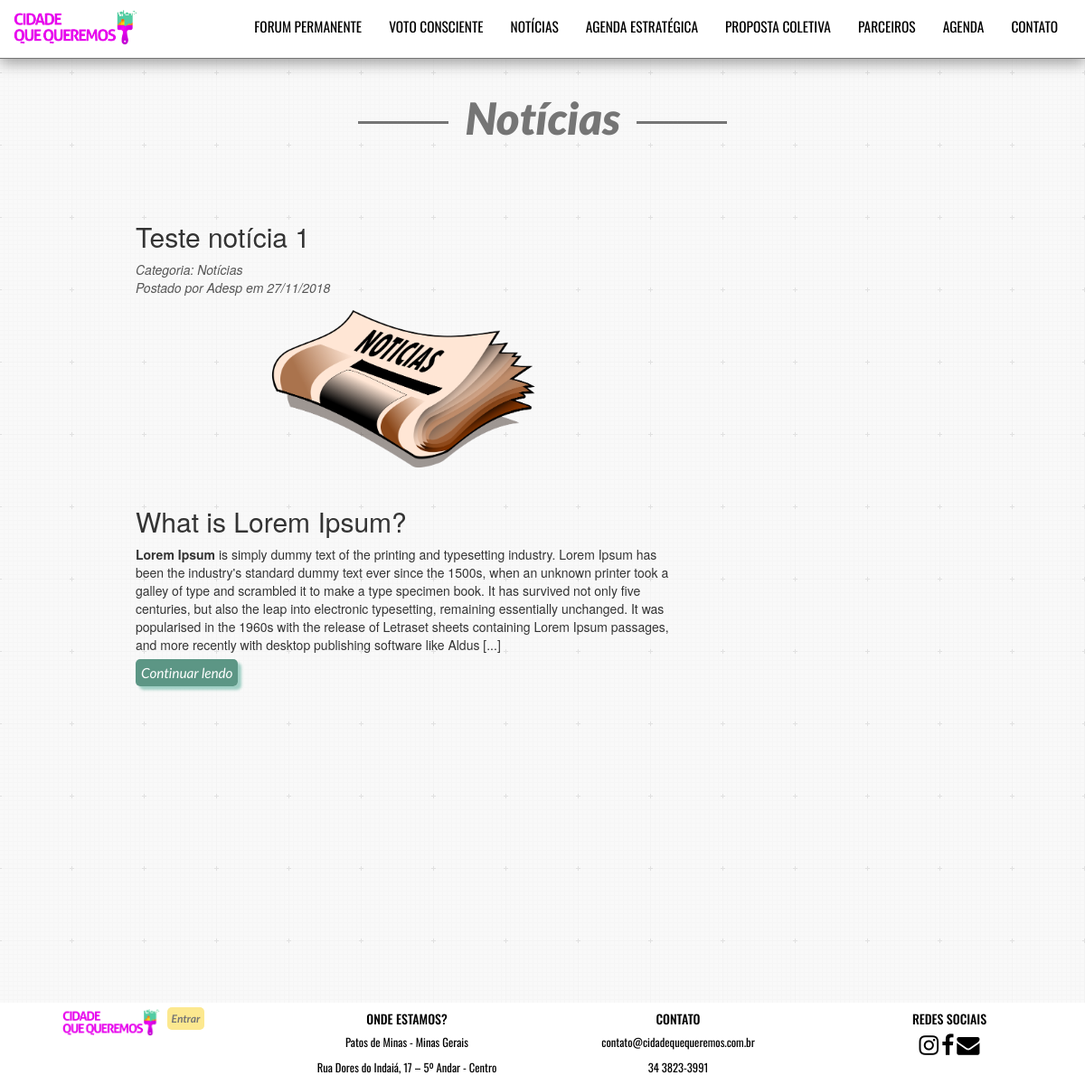
/pages/noticias.php, run on the app's committed database.
### tables this page shows
CREATE TABLE `noticias` (
  `noticia_id` int(11) NOT NULL,
  `categoria_id` int(11) NOT NULL,
  `titulo` varchar(255) NOT NULL,
  `data` date NOT NULL,
  `texto` text,
  `imagem` varchar(255) DEFAULT NULL
);

CREATE TABLE `categorias` (
  `categoria_id` int(11) NOT NULL,
  `descricao` varchar(100) DEFAULT NULL
);

### pages/noticias.php (the view, shortened to what this page needs)
<?php
    $bd = new BD();
    $conexao = $bd->abrirConexao();
    $query = $conexao->prepare("SELECT N.*, C.descricao
                                FROM noticias AS N
                                INNER JOIN categorias C ON C.categoria_id = N.categoria_id
                                ORDER BY noticia_id DESC");
    $res = $query->execute();
    $noticias = $query->fetchAll(PDO::FETCH_OBJ);
    function inverter_Data_Para_DDMMAAAA($data){
        $dataInvertida = substr($data, 8,2) . '/' . substr($data, 5,2) . '/' . substr($data, 0,4);
        return $dataInvertida;
    }
    function limitarTexto($texto, $limite){
        $contador = strlen($texto);
        if ( $contador >= $limite ) {
            $texto = substr($texto, 0, strrpos(substr($texto, 0, $limite), ' ')) . ' [...]';
        return $texto;
        }
        else{
            return $texto;
        }
    }
?>
<!DOCTYPE html>
<html>
    <head>
        <?php include 'include/head.php'; ?>
    </head>
    <body class="page" data-spy="scroll" data-target=".navbar" data-offset="50">
        <?php include 'include/navbar.php'; ?>
        <section id="tituloPage" class="container-fluid">
            <div class="row section-banner">
                <div class="col-md-offset-3 col-md-6 text-center">
                    <div>
                        <span class="line pagesTitulo"></span>
                        <span class="section-title pagesTitulo">Notícias</span>
                        <span class="line pagesTitulo"></span>
                    </div>
                </div>
            </div>
        </section>
        <section id="campoNoticias" class="container-fluid">
             <div class="row max">
                <div class="col-md-8">
                    <?php
                        foreach ($noticias as $noticia) {
                            ?>
                        <div class="resumoNoticia">
                            <h2><?php echo $noticia->titulo; ?></h2>
                            <p><i>Categoria: <?php echo $noticia->descricao; ?><br>Postado por Adesp em <?php echo inverter_Data_Para_DDMMAAAA($noticia->data);?></i></p>
                            <?php if($noticia->imagem != NULL) {  ?>
                            <img class="imgNoticia" src="../admin/uploads/noticias/<?php echo $noticia->imagem; ?>"><br>
                            <?php }  ?>
                            <p class="textoNoticia" maxlenght="10"><?php echo limitarTexto($noticia->texto, $limite = 600); ?></p>
                            <div class="campoButtonNoticias">
                                <a href="noticiaEspecifica.php?id=<?php echo $noticia->noticia_id; ?>" class="continuarLendoButton"><span>Continuar lendo</span></a>
                            </div>
                        </div>
                    <?php  }  ?>
                    <div class="col-md-offset-3 col-md-3 text-center">
                        <iframe name="f20254860ebccac" width="1000px" height="580px" frameborder="0" allowtransparency="true" allowfullscreen="true" scrolling="no" allow="encrypted-media" title="fb:page Facebook Social Plugin" src="https://web.facebook.com/v2.3/plugins/page.php?app_id=249643311490&amp;channel=https%3A%2F%2Fstaticxx.facebook.com%2Fconnect%2Fxd_arbiter%2Fr%2F__Bz3h5RzMx.js%3Fversion%3D42%23cb%3Df7190beaba4134%26domain%3Dcidadequequeremos.com.br%26origin%3Dhttp%253A%252F%252Fcidadequequeremos.com.br%252Ff22daef7b9c0d%26relation%3Dparent.parent&amp;container_width=263&amp;height=580&amp;hide_cover=false&amp;href=https%3A%2F%2Fwww.facebook.com%2FCidade-que-Queremos-1675023962709305&amp;locale=pt_BR&amp;sdk=joey&amp;show_facepile=true&amp;show_posts=true" style="border: none; visibility: visible; width: 500px; height: 580px;" class=""></iframe>
                    </div>
                </div>
            </div>
        </section>
        <?php include 'include/footer.php'; ?>
    </body>
</html>

### css/style.css (style rules this page uses)
iframe { width: 100% !important; height: 315px !important; }
.max { max-width: 1300px; margin: auto; padding-bottom: 15px; }
.section-title { font-family: 'lato', sans-serif; font-size: 3.5em; font-weight: 900; font-style: italic; text-align: center; padding-top: 0px; padding-left: 15px; padding-right: 15px; }
.section-banner { padding-top: 15px; padding-bottom: 40px; }
.line { height: 3px; width: 100px; position: relative; top: -12px; display: inline-block; background-color: #999; }
.line.pagesTitulo { background-color: #757575; }
.section-title.pagesTitulo { color: #757575; }
.page { background-image: url("../img/fundo3.png"); }
#tituloPage { padding-top: 80px; padding-bottom: 20px; }
#campoNoticias { margin-left: 120px; margin-right: 120px; }
.textoNoticia { font-size: 1.1em; text-align: justify; margin-bottom: 10px; }
.imgNoticia { margin: auto; display: block; width: 300px; }
.continuarLendoButton { width: 40%; font-family: 'lato', sans-serif; font-style: italic; text-align: center; border: none; border-radius: 5px; background-color:#5C9685; border: none; padding: 6px; font-size: 1.1em; color: #fff; transition: all 0.5s; box-shadow: 4px 4px 3px #9fcfc4; }
.continuarLendoButton span { cursor: pointer; display: inline-block; position: relative; transition: 0.5s; }
.continuarLendoButton span:after { content: '»'; position: absolute; opacity: 0; top: 0; right: -20px; transition: 0.5s; }
i { color:#555; }

### data on the page
noticias: titulo "Teste notícia 1", categoria.descricao "Notícias", data "27/11/2018", imagem (picture), texto "What is Lorem Ipsum? Lorem Ipsum is simply dummy text of the printing and typesetting industry. Lorem Ipsum has been the industry's standard dummy text ever since the 1500s, when an unknown printer took a galley of type and scrambled it to make a type specimen book. It has survived not only five centuries, but also the leap into electronic typesetting, remaining essentially unchanged. It was popularised in the 1960s with the release of Letraset sheets containing Lorem Ipsum passages, and more recently with desktop publishing software like Aldus [...]"
